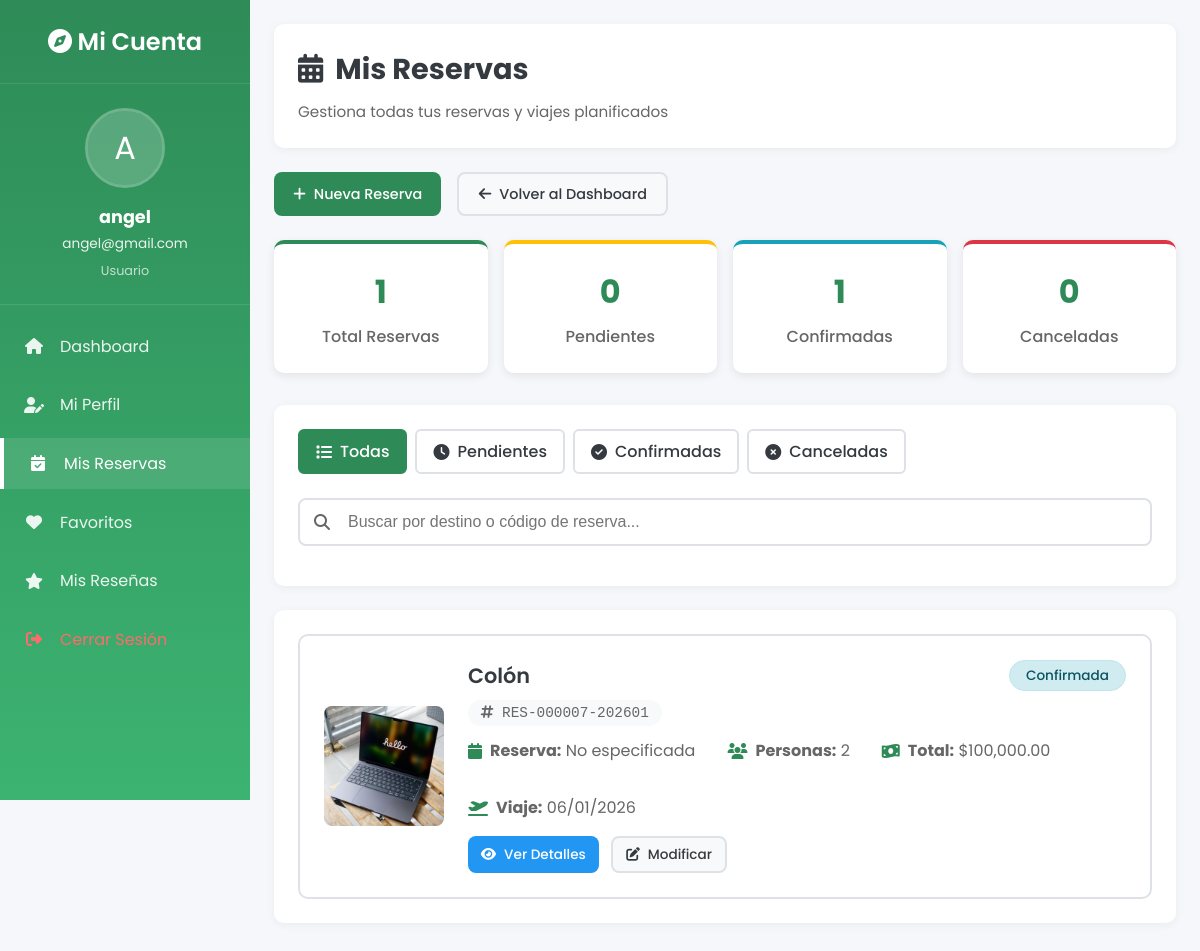
/usuario/reservas.php (signed in), run on the app's committed database.
### tables this page shows
CREATE TABLE `reservas` (
  `id` int(11) NOT NULL,
  `usuario_id` int(11) DEFAULT NULL,
  `nombre` varchar(100) DEFAULT NULL,
  `email` varchar(100) DEFAULT NULL,
  `telefono` varchar(20) DEFAULT NULL,
  `destino_id` int(11) DEFAULT NULL,
  `actividad_id` int(11) DEFAULT NULL,
  `fecha_reserva` date DEFAULT NULL,
  `fecha_viaje` date DEFAULT NULL,
  `cantidad_personas` int(11) DEFAULT NULL,
  `precio_total` decimal(10,2) DEFAULT NULL,
  `estado` enum('pendiente','confirmada','cancelada') DEFAULT 'pendiente',
  `fecha_creacion` timestamp NOT NULL DEFAULT current_timestamp(),
  `codigo_reserva` varchar(20) DEFAULT NULL,
  `metodo_pago` varchar(50) DEFAULT NULL,
  `notas` text DEFAULT NULL,
  `fecha_modificacion` timestamp NULL DEFAULT NULL
);

CREATE TABLE `destinos` (
  `id` int(11) NOT NULL,
  `nombre` varchar(100) NOT NULL,
  `slug` varchar(255) DEFAULT NULL,
  `descripcion` text DEFAULT NULL,
  `ubicacion` varchar(255) DEFAULT NULL,
  `imagen_principal` varchar(255) DEFAULT NULL,
  `activo` tinyint(1) DEFAULT 1,
  `orden` int(11) DEFAULT 0,
  `fecha_creacion` timestamp NOT NULL DEFAULT current_timestamp()
);

### usuario/reservas.php (the view, shortened to what this page needs)
<?php
require_once '../includes/config.php';
$user_id = $_SESSION['user_id'];
$filter = $_GET['filter'] ?? 'todas';
$search = $_GET['search'] ?? '';
$page = isset($_GET['page']) ? max(1, intval($_GET['page'])) : 1;
$limit = 10;
$offset = ($page - 1) * $limit;
$where_conditions = ["r.usuario_id = ?"];
$params = [$user_id];
$where_sql = implode(' AND ', $where_conditions);
$sql_total = "SELECT COUNT(*) as total
              FROM reservas r
              LEFT JOIN destinos d ON r.destino_id = d.id
              WHERE $where_sql";
$stmt_total = $pdo->prepare($sql_total);
$stmt_total->execute($params);
$total_reservas = $stmt_total->fetch(PDO::FETCH_ASSOC)['total'];
$sql_reservas = "SELECT r.*, d.nombre as destino_nombre, d.imagen_principal, d.ubicacion
                 FROM reservas r
                 LEFT JOIN destinos d ON r.destino_id = d.id
                 WHERE $where_sql
                 ORDER BY r.fecha_reserva DESC
                 LIMIT $limit OFFSET $offset";
$stmt_reservas = $pdo->prepare($sql_reservas);
$stmt_reservas->execute($params);
$reservas = $stmt_reservas->fetchAll(PDO::FETCH_ASSOC);
$estados = [
    'todas' => 'Todas',
    'pendiente' => 'Pendientes',
    'confirmada' => 'Confirmadas',
    'cancelada' => 'Canceladas'
];
?>
<!DOCTYPE html>
<html lang="es">
<head>
    <link rel="stylesheet" href="https://cdnjs.cloudflare.com/ajax/libs/font-awesome/6.4.0/css/all.min.css">
</head>
<body>
    <aside class="sidebar">
        <div class="sidebar-header">
            <h2><i class="fas fa-compass"></i> Mi Cuenta</h2>
        </div>
        <div class="user-info">
            <div class="user-avatar">
                <?php
                $user_avatar = $_SESSION['user_avatar'] ?? '';
                $user_name = $_SESSION['user_nombre'] ?? 'Usuario';
                $user_email = $_SESSION['user_email'] ?? '';
                ?>
                <?php if(!empty($user_avatar)): ?>
                    <img src="../uploads/avatars/<?php echo htmlspecialchars($user_avatar); ?>"
                         alt="<?php echo htmlspecialchars($user_name); ?>">
                <?php else: ?>
                    <div style="width: 100%; height: 100%; display: flex; align-items: center; justify-content: center; background: rgba(255,255,255,0.2); font-size: 2rem;">
                        <?php echo strtoupper(substr($user_name, 0, 1)); ?>
                    </div>
                <?php endif; ?>
            </div>
            <div class="user-details">
                <h3><?php echo htmlspecialchars($user_name); ?></h3>
                <p><?php echo htmlspecialchars($user_email); ?></p>
                <p style="margin-top: 0.5rem; font-size: 0.8rem; opacity: 0.7;">Usuario</p>
            </div>
        </div>
        <nav class="nav-menu">
            <div class="nav-item">
                <a href="dashboard.php" class="nav-link">
                    <i class="fas fa-home"></i>
                    <span>Dashboard</span>
                </a>
            </div>
            <div class="nav-item">
                <a href="perfil.php" class="nav-link">
                    <i class="fas fa-user-edit"></i>
                    <span>Mi Perfil</span>
                </a>
            </div>
            <div class="nav-item">
                <a href="reservas.php" class="nav-link active">
                    <i class="fas fa-calendar-check"></i>
                    <span>Mis Reservas</span>
                </a>
            </div>
            <div class="nav-item">
                <a href="favoritos.php" class="nav-link">
                    <i class="fas fa-heart"></i>
                    <span>Favoritos</span>
                </a>
            </div>
            <div class="nav-item">
                <a href="resenas.php" class="nav-link">
                    <i class="fas fa-star"></i>
                    <span>Mis Reseñas</span>
                </a>
            </div>
            <div class="nav-item">
                <a href="../logout.php" class="nav-link" style="color: #ff6b6b;">
                    <i class="fas fa-sign-out-alt"></i>
                    <span>Cerrar Sesión</span>
                </a>
            </div>
        </nav>
    </aside>
    <main class="main-content">
        <div class="page-header">
            <h1><i class="fas fa-calendar-alt"></i> Mis Reservas</h1>
            <span>Gestiona todas tus reservas y viajes planificados</span>
        </div>
        <div class="actions-container">
            <a href="../destinos.php" class="btn btn-primary">
                <i class="fas fa-plus"></i> Nueva Reserva
            </a>
            <a href="dashboard.php" class="btn btn-secondary">
                <i class="fas fa-arrow-left"></i> Volver al Dashboard
            </a>
        </div>
        <div class="stats-container">
            <?php
            $sql_stats = "SELECT estado, COUNT(*) as total FROM reservas WHERE usuario_id = ? GROUP BY estado";
            $stmt_stats = $pdo->prepare($sql_stats);
            $stmt_stats->execute([$user_id]);
            $stats = $stmt_stats->fetchAll(PDO::FETCH_ASSOC);
            $estados_stats = [
                'todas' => $total_reservas,
                'pendiente' => 0,
                'confirmada' => 0,
                'cancelada' => 0
            ];
            foreach($stats as $stat) {
                if(isset($estados_stats[$stat['estado']])) {
                    $estados_stats[$stat['estado']] = $stat['total'];
                }
            }
            ?>
            <div class="stat-card">
                <h3><?php echo $estados_stats['todas']; ?></h3>
                <p>Total Reservas</p>
            </div>
            <div class="stat-card" style="border-top-color: #ffc107;">
                <h3><?php echo $estados_stats['pendiente']; ?></h3>
                <p>Pendientes</p>
            </div>
            <div class="stat-card" style="border-top-color: #17a2b8;">
                <h3><?php echo $estados_stats['confirmada']; ?></h3>
                <p>Confirmadas</p>
            </div>
            <div class="stat-card" style="border-top-color: #dc3545;">
                <h3><?php echo $estados_stats['cancelada']; ?></h3>
                <p>Canceladas</p>
            </div>
        </div>
        <div class="filters-container">
            <div class="filter-tabs">
                <?php foreach($estados as $key => $label): ?>
                    <a href="?filter=<?php echo $key; ?>&search=<?php echo urlencode($search); ?>"
                       class="filter-tab <?php echo $filter === $key ? 'active' : ''; ?>">
                        <i class="fas fa-<?php
                            switch($key) {
                                case 'pendiente': echo 'clock'; break;
                                case 'confirmada': echo 'check-circle'; break;
                                case 'cancelada': echo 'times-circle'; break;
                                default: echo 'list';
                            }
                        ?>"></i>
                        <?php echo $label; ?>
                    </a>
                <?php endforeach; ?>
            </div>
            <form method="GET" action="" class="search-box">
                <i class="fas fa-search"></i>
                <input type="text" name="search" placeholder="Buscar por destino o código de reserva..."
                       value="<?php echo htmlspecialchars($search); ?>">
            </form>
        </div>
        <div class="reservas-container">
            <?php if(empty($reservas)): ?>
                <div class="no-reservas">
                    <i class="fas fa-calendar-times"></i>
                    <h3>No se encontraron reservas</h3>
                    <p><?php echo $filter !== 'todas' ? "No tienes reservas " . strtolower($estados[$filter]) . "." : "Aún no has realizado ninguna reserva."; ?></p>
                    <a href="../destinos.php" class="btn btn-primary">
                        <i class="fas fa-plus"></i> Explorar Destinos
                    </a>
                </div>
            <?php else: ?>
                <div class="reservas-list">
                    <?php foreach($reservas as $reserva):
                        $cantidad_personas = $reserva['cantidad_personas'];
                        $precio_total = $reserva['precio_total'];
                        $fecha_viaje = $reserva['fecha_viaje'];
                    ?>
                        <div class="reserva-card">
                            <div class="reserva-imagen">
                                <?php if(!empty($reserva['imagen_principal'])): ?>
                                    <img src="../uploads/destinos/<?php echo htmlspecialchars($reserva['imagen_principal']); ?>"
                                         alt="<?php echo htmlspecialchars($reserva['destino_nombre']); ?>">
                                <?php else: ?>
                                    <div style="width: 100%; height: 100%; background: var(--light-color); display: flex; align-items: center; justify-content: center;">
                                        <i class="fas fa-image" style="font-size: 2rem; color: var(--border-color);"></i>
                                    </div>
                                <?php endif; ?>
                            </div>
                            <div class="reserva-info">
                                <div class="reserva-header">
                                    <div>
                                        <h2 class="reserva-destino">
                                            <a href="../destino-detalle.php?id=<?php echo $reserva['destino_id']; ?>">
                                                <?php echo htmlspecialchars($reserva['destino_nombre'] ?? 'Destino no especificado'); ?>
                                            </a>
                                        </h2>
                                        <span class="reserva-codigo">
                                            <i class="fas fa-hashtag"></i>
                                            <?php echo htmlspecialchars($reserva['codigo_reserva'] ?? 'RES-' . $reserva['id']); ?>
                                        </span>
                                    </div>
                                    <span class="reserva-estado estado-<?php echo $reserva['estado']; ?>">
                                        <?php echo ucfirst($reserva['estado']); ?>
                                    </span>
                                </div>
                                <div class="reserva-detalles">
                                    <div class="reserva-detalle">
                                        <i class="fas fa-calendar"></i>
                                        <span><strong>Reserva:</strong> <?php echo $reserva['fecha_reserva'] ? date('d/m/Y', strtotime($reserva['fecha_reserva'])) : 'No especificada'; ?></span>
                                    </div>
                                    <div class="reserva-detalle">
                                        <i class="fas fa-users"></i>
                                        <span><strong>Personas:</strong> <?php echo $cantidad_personas; ?></span>
                                    </div>
                                    <div class="reserva-detalle">
                                        <i class="fas fa-money-bill-wave"></i>
                                        <span><strong>Total:</strong> $<?php echo number_format($precio_total, 2); ?></span>
                                    </div>
                                    <?php if(!empty($fecha_viaje)): ?>
                                    <div class="reserva-detalle">
                                        <i class="fas fa-plane-departure"></i>
                                        <span><strong>Viaje:</strong> <?php echo date('d/m/Y', strtotime($fecha_viaje)); ?></span>
                                    </div>
                                    <?php endif; ?>
                                </div>
                                <div class="reserva-acciones">
                                    <a href="detalle_reserva.php?id=<?php echo $reserva['id']; ?>"
                                       class="btn btn-info btn-small">
                                        <i class="fas fa-eye"></i> Ver Detalles
                                    </a>
                                    <?php if($reserva['estado'] == 'pendiente'): ?>
                                        <a href="pagar_reserva.php?id=<?php echo $reserva['id']; ?>"
                                           class="btn btn-success btn-small">
                                            <i class="fas fa-credit-card"></i> Pagar
                                        </a>
                                        <a href="cancelar_reserva.php?id=<?php echo $reserva['id']; ?>"
                                           class="btn btn-danger btn-small"
                                           onclick="return confirm('¿Estás seguro de cancelar esta reserva?');">
                                            <i class="fas fa-times"></i> Cancelar
                                        </a>
                                    <?php elseif($reserva['estado'] == 'confirmada'): ?>
                                        <a href="modificar_reserva.php?id=<?php echo $reserva['id']; ?>"
                                           class="btn btn-secondary btn-small">
                                            <i class="fas fa-edit"></i> Modificar
                                        </a>
                                    <?php endif; ?>
                                </div>
                            </div>
                        </div>
                    <?php endforeach; ?>
                </div>
            <?php endif; ?>
        </div>
    </main>
</body>
</html>

### data on the page
reservas: destino.imagen_principal (picture), destino.nombre "Colón", codigo_reserva "RES-000007-202601", estado "Confirmada", shows "No especificada", cantidad_personas "2", precio_total "100,000.00", fecha_viaje "06/01/2026"

### other printed values
substr($user_name, 0, 1) "A"
$user_name "angel"
$user_email "angel@gmail.com"
$estados_stats['todas'] "1"
$estados_stats['pendiente'] "0"
$estados_stats['confirmada'] "1"
$estados_stats['cancelada'] "0"
$label "Todas"
$label "Pendientes"
$label "Confirmadas"
$label "Canceladas"
